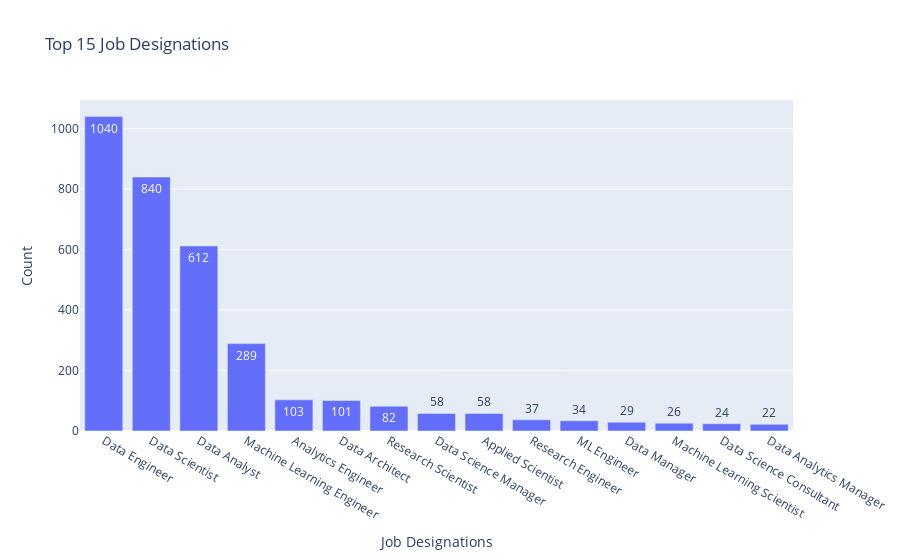

The notebook cell saved with this chart:
### Markdown cell above
### Step 7. Identify
To identify which kind of data that we can use also helps ourselves to prepare the data to be analyzed. After we choose the columns and data characteristics which fit to use for our problem to be solved or questions to be answered, we can prepare the analysis better than directly diving into it.

- **Access the data from Data Management, which is from github.**
- **We identify the Job Positions by the job title in the data.**
- **Printout the average salary by Job Positions.**

### Code cell
top15_job_titles = df['job_title'].value_counts()[:15]
fig = px.bar(y = top15_job_titles.values, x = top15_job_titles.index, 
            text = top15_job_titles.values, title = 'Top 15 Job Designations')
fig.update_layout(xaxis_title = "Job Designations", yaxis_title = "Count")
fig.show()

### Figure 1 — Plotly figure (JSON) as saved in the notebook; plotly's stock layout.template omitted (floating-point values rounded to 4 significant figures)
{"data": [{"alignmentgroup": "True", "hovertemplate": "x=%{x}<br>y=%{y}<br>text=%{text}<extra></extra>", "legendgroup": "", "marker": {"color": "#636efa", "pattern": {"shape": ""}}, "name": "", "offsetgroup": "", "orientation": "v", "showlegend": false, "text": [1040, 840, 612, 289, 103, 101, 82, 58, 58, 37, 34, 29, 26, 24, 22], "textposition": "auto", "type": "bar", "x": ["Data Engineer", "Data Scientist", "Data Analyst", "Machine Learning Engineer", "Analytics Engineer", "Data Architect", "Research Scientist", "Data Science Manager", "Applied Scientist", "Research Engineer", "ML Engineer", "Data Manager", "Machine Learning Scientist", "Data Science Consultant", "Data Analytics Manager"], "xaxis": "x", "y": [1040, 840, 612, 289, 103, 101, 82, 58, 58, 37, 34, 29, 26, 24, 22], "yaxis": "y"}], "layout": {"barmode": "relative", "legend": {"tracegroupgap": 0}, "title": {"text": "Top 15 Job Designations"}, "xaxis": {"anchor": "y", "domain": [0, 1], "title": {"text": "Job Designations"}}, "yaxis": {"anchor": "x", "domain": [0, 1], "title": {"text": "Count"}}}}
